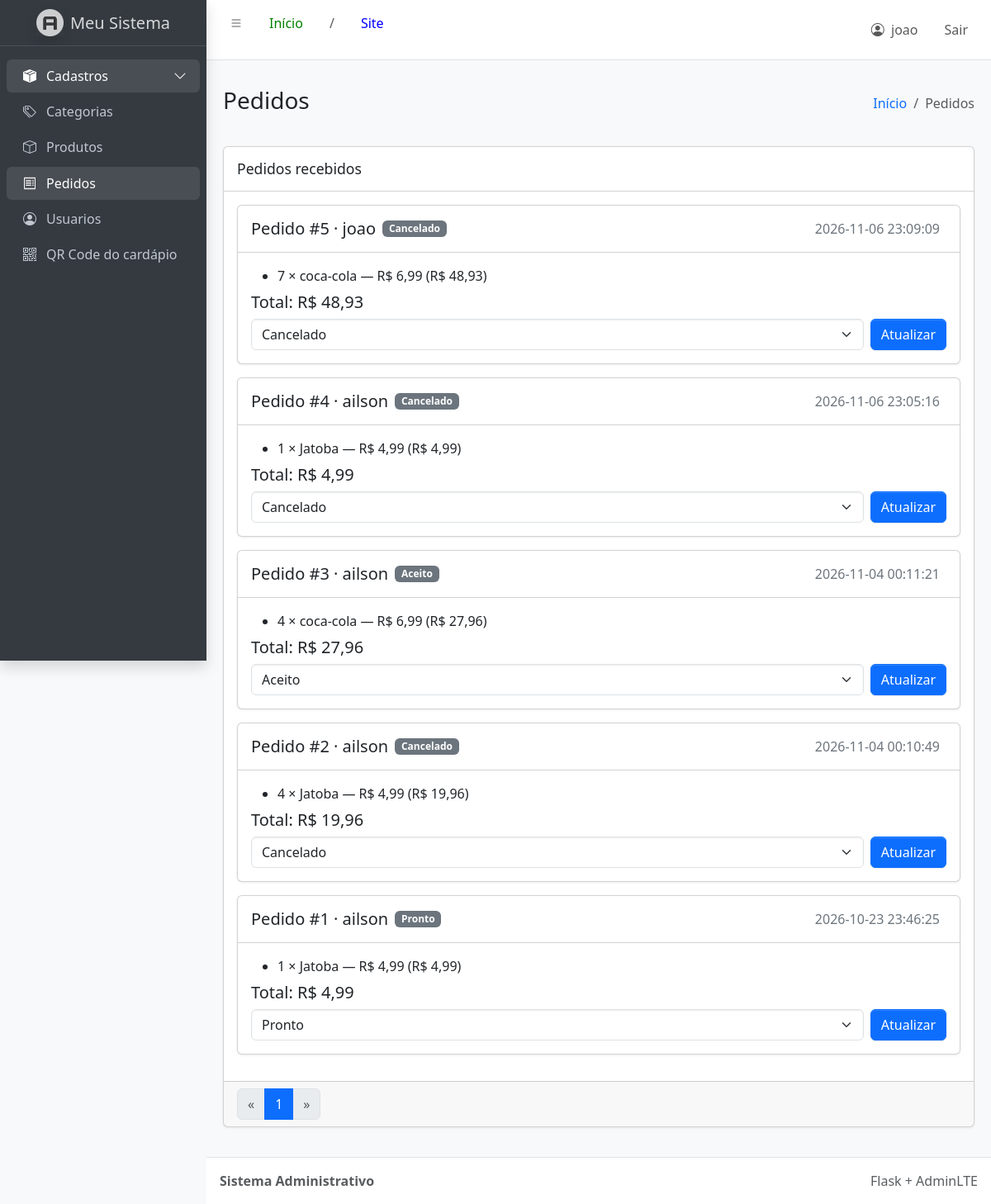
The app's page /admin/pedidos (signed in) with its own data.
### tables this page shows
CREATE TABLE pedido (
    id INTEGER PRIMARY KEY AUTOINCREMENT,
    cliente_nome TEXT NOT NULL CHECK(length(cliente_nome) BETWEEN 1 AND 100),
    cliente_telefone TEXT,
    observacoes TEXT,
    status TEXT NOT NULL DEFAULT 'novo'
        CHECK(status IN ('novo', 'aceito', 'preparando', 'pronto', 'concluido', 'cancelado')),
    total_centavos INTEGER NOT NULL CHECK(total_centavos >= 0),
    criado_em TEXT NOT NULL DEFAULT CURRENT_TIMESTAMP,
    atualizado_em TEXT NOT NULL DEFAULT CURRENT_TIMESTAMP
);

CREATE TABLE item_pedido (
    id INTEGER PRIMARY KEY AUTOINCREMENT,
    pedido_id INTEGER NOT NULL REFERENCES pedido(id) ON DELETE CASCADE,
    produto_id INTEGER,
    produto_nome TEXT NOT NULL,
    quantidade INTEGER NOT NULL CHECK(quantidade BETWEEN 1 AND 99),
    preco_unitario_centavos INTEGER NOT NULL CHECK(preco_unitario_centavos >= 0),
    subtotal_centavos INTEGER NOT NULL CHECK(subtotal_centavos >= 0)
);

### orders.py (the view)
@orders.route('/admin/pedidos')
def listar_pedidos():
    with _banco() as conexao:
        total = conexao.execute('SELECT COUNT(*) FROM pedido').fetchone()[0]
        paginas = max(1, (total + PEDIDOS_POR_PAGINA - 1) // PEDIDOS_POR_PAGINA)
        pagina = min(max(request.args.get('page', 1, type=int), 1), paginas)
        pedidos = conexao.execute(
            '''SELECT id, cliente_nome, cliente_telefone, observacoes,
                      status, total_centavos, criado_em
               FROM pedido
               ORDER BY CASE status WHEN 'novo' THEN 0 ELSE 1 END, id DESC
               LIMIT ? OFFSET ?''',
            (PEDIDOS_POR_PAGINA, (pagina - 1) * PEDIDOS_POR_PAGINA),
        ).fetchall()
        ids_pedidos = [pedido['id'] for pedido in pedidos]
        if ids_pedidos:
            placeholders = ','.join('?' for _ in ids_pedidos)
            itens = conexao.execute(
                f'''SELECT pedido_id, produto_nome, quantidade,
                           preco_unitario_centavos, subtotal_centavos
                    FROM item_pedido
                    WHERE pedido_id IN ({placeholders})
                    ORDER BY id''',
                ids_pedidos,
            ).fetchall()
        else:
            itens = []
    itens_por_pedido = {pedido_id: () for pedido_id in ids_pedidos}
    for item in itens:
        itens_por_pedido[item['pedido_id']] += (item,)
    paginacao = Paginacao(pedidos, pagina, PEDIDOS_POR_PAGINA, total)
    return render_template(
        'admin/pedidos.html',
        pedidos=paginacao,
        itens_por_pedido=itens_por_pedido,
        status_pedido=STATUS_PEDIDO,
    )

### app.py (called while the page is built, shortened)
@app.before_request
def exigir_login():
    endpoints_publicos = {
        'static',
        'inicio_publico',
        'loginUsuario',
        'catalogo',
        'viewer_categoria',
        'viewer_produto',
        'orders.criar_pedido',
        'orders.acompanhar_pedido',
        'orders.consultar_status_cliente',
    }
    if request.endpoint not in endpoints_publicos and 'usuario_id' not in session:
        flash('Faça login para acessar essa página.', 'warning')
        return redirect(url_for('loginUsuario'))

### database.py (called while the page is built)
@contextmanager
def abrir_banco(caminho_banco, habilitar_chaves_estrangeiras=False):
    conexao = conectar(caminho_banco, habilitar_chaves_estrangeiras)
    try:
        with conexao:
            yield conexao
    finally:
        conexao.close()

def conectar(caminho_banco, habilitar_chaves_estrangeiras=False):
    conexao = sqlite3.connect(caminho_banco, timeout=10)
    conexao.row_factory = sqlite3.Row
    if habilitar_chaves_estrangeiras:
        conexao.execute('PRAGMA foreign_keys = ON')
    return conexao

### orders.py (called while the page is built)
def _banco():
    return abrir_banco(
        current_app.config['DATABASE'],
        habilitar_chaves_estrangeiras=True,
    )

    @property
    def has_prev(self):
        return self.page > 1

    @property
    def has_next(self):
        return self.page < self.pages

    def __iter__(self):
        return iter(self.itens)

    def iter_pages(self, left_edge=1, right_edge=1, left_current=2, right_current=2):
        ultima_pagina = 0
        for numero in range(1, self.pages + 1):
            if (
                numero <= left_edge
                or self.page - left_current - 1 < numero < self.page + right_current
                or numero > self.pages - right_edge
            ):
                if ultima_pagina + 1 != numero:
                    yield None
                yield numero
                ultima_pagina = numero

### templates/admin/pedidos.html (shortened to what this page needs)
{% extends 'admin/base.html' %}
{% block page_title %}Pedidos{% endblock %}
{% block breadcrumb %}Pedidos{% endblock %}
{% block content %}
<div class="card">
  <div class="card-header">
    <h3 class="card-title mb-0">Pedidos recebidos</h3>
  </div>
  <div class="card-body">
    {% for pedido in pedidos %}
    <article class="card mb-3 {% if pedido.status == 'novo' %}border-danger{% endif %}">
      <div class="card-header d-flex flex-wrap align-items-center gap-2">
        <h2 class="h5 mb-0">Pedido #{{ pedido.id }} · {{ pedido.cliente_nome }}</h2>
        <span class="badge {% if pedido.status == 'novo' %}text-bg-danger{% else %}text-bg-secondary{% endif %}">
          {{ status_pedido[pedido.status] }}
        </span>
        <time class="ms-auto text-secondary" datetime="{{ pedido.criado_em }}">
          {{ pedido.criado_em }}
        </time>
      </div>
      <div class="card-body">
        <ul class="mb-2">
          {% for item in itens_por_pedido.get(pedido.id, []) %}
          <li>
            {{ item.quantidade }} × {{ item.produto_nome }}
            — R$ {{ '%.2f'|format(item.preco_unitario_centavos / 100)|replace('.', ',') }}
            (R$ {{ '%.2f'|format(item.subtotal_centavos / 100)|replace('.', ',') }})
          </li>
          {% endfor %}
        </ul>
        <p class="h5">
          Total: R$ {{ '%.2f'|format(pedido.total_centavos / 100)|replace('.', ',') }}
        </p>
        <form action="{{ url_for('orders.atualizar_status', pedido_id=pedido.id) }}"
              method="post" class="d-flex gap-2">
          <select class="form-select" id="status-{{ pedido.id }}" name="status">
            {% for chave, rotulo in status_pedido.items() %}
            <option value="{{ chave }}" {% if pedido.status == chave %}selected{% endif %}>
              {{ rotulo }}
            </option>
            {% endfor %}
          </select>
          <button class="btn btn-primary text-nowrap" type="submit">Atualizar</button>
        </form>
      </div>
    </article>
    {% else %}
    <p class="text-secondary mb-0">Ainda não há pedidos.</p>
    {% endfor %}
  </div>
  <div class="card-footer">
    <nav aria-label="Paginação de pedidos">
      <ul class="pagination mb-0">
        {% if pedidos.has_prev %}
        <li class="page-item">
          <a class="page-link" href="{{ url_for('orders.listar_pedidos', page=pedidos.prev_num) }}" aria-label="Anterior">
            <span aria-hidden="true">&laquo;</span>
          </a>
        </li>
        {% else %}
        <li class="page-item disabled">
          <span class="page-link" aria-hidden="true">&laquo;</span>
        </li>
        {% endif %}
        {% for page_num in pedidos.iter_pages(left_edge=1, right_edge=1, left_current=2, right_current=2) %}
          {% if page_num %}
            {% if page_num == pedidos.page %}
              <li class="page-item active"><span class="page-link">{{ page_num }}</span></li>
            {% else %}
              <li class="page-item"><a class="page-link" href="{{ url_for('orders.listar_pedidos', page=page_num) }}">{{ page_num }}</a></li>
            {% endif %}
          {% else %}
            <li class="page-item disabled"><span class="page-link">…</span></li>
          {% endif %}
        {% endfor %}
        {% if pedidos.has_next %}
        <li class="page-item">
          <a class="page-link" href="{{ url_for('orders.listar_pedidos', page=pedidos.next_num) }}" aria-label="Próximo">
            <span aria-hidden="true">&raquo;</span>
          </a>
        </li>
        {% else %}
        <li class="page-item disabled">
          <span class="page-link" aria-hidden="true">&raquo;</span>
        </li>
        {% endif %}
      </ul>
    </nav>
  </div>
</div>
{% endblock %}

### templates/admin/base.html (shortened to what this page needs)
<!doctype html>
<html lang="pt-BR">
<head>
  <link rel="stylesheet" href="https://cdn.jsdelivr.net/npm/@fontsource/source-sans-3@5.0.12/index.css">
  <link rel="stylesheet" href="https://cdn.jsdelivr.net/npm/overlayscrollbars@2.11.0/styles/overlayscrollbars.min.css">
  <link rel="stylesheet" href="https://cdn.jsdelivr.net/npm/bootstrap-icons@1.13.1/font/bootstrap-icons.min.css">
  <link rel="stylesheet" href="{{ url_for('static', filename='css/dist/css/adminlte.min.css') }}">
</head>
<body class="layout-fixed sidebar-expand-lg bg-body-tertiary">
<div class="app-wrapper">
  <nav class="app-header navbar navbar-expand bg-body">
    <div class="container-fluid">
      <ul class="navbar-nav">
        <li class="nav-item">
          <a class="nav-link" data-lte-toggle="sidebar" href="#" role="button">
            <i class="bi bi-list"></i>
          </a>
        </li>
        <li class="nav-item d-none d-md-block">
          <a href="{{ url_for('index') }}" class="nav-link" style="color: green;"">Início</a>
        </li>
      <li>
        <p class="nav-link">/</p>
      </li>
        <li class="nav-item d-none d-md-block">
          <a href="{{ url_for('viewer_categoria') }}" class="nav-link" style="color: blue;">Site</a>
        </li>
      </ul>
      <ul class="navbar-nav ms-auto">
        <li class="nav-item">
          <span class="nav-link"><i class="bi bi-person-circle me-1"></i> {{ session.get('usuario_nome', 'Usuário') }}</span>
        </li>
        <li class="nav-item">
          <form action="{{ url_for('logout') }}" method="post">
            <button type="submit" class="btn btn-link nav-link">Sair</button>
          </form>
        </li>
      </ul>
    </div>
  </nav>
  <aside class="app-sidebar bg-body-secondary shadow" data-bs-theme="dark">
    <div class="sidebar-brand">
      <a href="{{ url_for('index') }}" class="brand-link">
        <img src="{{ url_for('static', filename='css/dist/assets/img/AdminLTELogo.png') }}"
             alt="Logo" class="brand-image opacity-75 shadow">
        <span class="brand-text fw-light">Meu Sistema</span>
      </a>
    </div>
    <div class="sidebar-wrapper">
      <nav class="mt-2">
        <ul class="nav sidebar-menu flex-column" data-lte-toggle="treeview" role="navigation"
            data-accordion="false" id="navigation">
          <li class="nav-item menu-open">
            <a href="#" class="nav-link active">
              <i class="nav-icon bi bi-box-seam-fill"></i>
              <p>Cadastros </p>
            </a>
            <ul class="nav nav-treeview">
              <li class="nav-item">
                <a href="{{ url_for('listarCategoria') }}"
                   class="nav-link {% if request.endpoint == 'listarCategoria' %}active{% endif %}">
                  <i class="nav-icon bi bi-tags"></i><p>Categorias</p>
                </a>
              </li>
              <li class="nav-item">
                <a href="{{ url_for('listarProduto') }}"
                   class="nav-link {% if request.endpoint == 'listarProduto' %}active{% endif %}">
                  <i class="nav-icon bi bi-box"></i><p>Produtos</p>
                </a>
              </li>
              <li class="nav-item">
                <a href="{{ url_for('orders.listar_pedidos') }}"
                   class="nav-link {% if request.endpoint == 'orders.listar_pedidos' %}active{% endif %}">
                  <i class="nav-icon bi bi-receipt"></i>
                  <p>Pedidos </p>
                </a>
              </li>
              <li class="nav-item">
                <a href="{{ url_for('listarUsuarios') }}"
                   class="nav-link {% if request.endpoint == 'listarUsuarios' %}active{% endif %}">
                  <i class="nav-icon bi bi-person-circle"></i><p>Usuarios</p>
                </a>
              </li>
              <li class="nav-item">
                <a href="{{ url_for('orders.qrcode_cardapio') }}"
                   class="nav-link {% if request.endpoint == 'orders.qrcode_cardapio' %}active{% endif %}">
                  <i class="nav-icon bi bi-qr-code"></i><p>QR Code do cardápio</p>
                </a>
              </li>
            </ul>
          </li>
        </ul>
      </nav>
    </div>
  </aside>
  <main class="app-main">
    <div class="app-content-header">
      <div class="container-fluid py-3">
        <div class="row">
          <div class="col-sm-6"><h3 class="mb-0">{% block page_title %}Painel{% endblock %}</h3></div>
          <div class="col-sm-6">
            <ol class="breadcrumb float-sm-end mb-0">
              <li class="breadcrumb-item"><a href="{{ url_for('index') }}">Início</a></li>
              <li class="breadcrumb-item active">{% block breadcrumb %}Painel{% endblock %}</li>
            </ol>
          </div>
        </div>
      </div>
    </div>
    <div class="app-content">
      <div class="container-fluid pb-4">
        {% block content %}{% endblock %}
      </div>
    </div>
  </main>
  <footer class="app-footer">
    <div class="float-end d-none d-sm-inline">Flask + AdminLTE</div>
    <strong>Sistema Administrativo</strong>
  </footer>
</div>
</body>
</html>

### templates/admin/base.html (style rules this page uses)
.app-content .card { box-shadow: 0 1px 3px rgba(0,0,0,.08); }

### records on screen
pedido: get "joao", id "5", cliente_nome "joao", status "Cancelado", criado_em "2026-11-06 23:09:09", total_centavos "48,93"
item_pedido: quantidade "7", produto_nome "coca-cola", preco_unitario_centavos "6,99", subtotal_centavos "48,93"
pedido: id "4", cliente_nome "ailson", status "Cancelado", criado_em "2026-11-06 23:05:16", total_centavos "4,99"
item_pedido: quantidade "1", produto_nome "Jatoba", preco_unitario_centavos "4,99", subtotal_centavos "4,99"
pedido: id "3", cliente_nome "ailson", status "Aceito", criado_em "2026-11-04 00:11:21", total_centavos "27,96"
item_pedido: quantidade "4", produto_nome "coca-cola", preco_unitario_centavos "6,99", subtotal_centavos "27,96"
pedido: id "2", cliente_nome "ailson", status "Cancelado", criado_em "2026-11-04 00:10:49", total_centavos "19,96"
item_pedido: quantidade "4", produto_nome "Jatoba", preco_unitario_centavos "4,99", subtotal_centavos "19,96"
pedido: id "1", cliente_nome "ailson", status "Pronto", criado_em "2026-10-23 23:46:25", total_centavos "4,99"
item_pedido: quantidade "1", produto_nome "Jatoba", preco_unitario_centavos "4,99", subtotal_centavos "4,99"

### other values on screen
{{ page_num }} "1"
